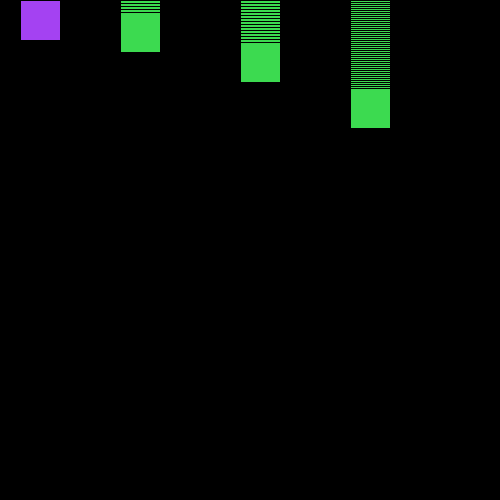
Frame 1 (no input)
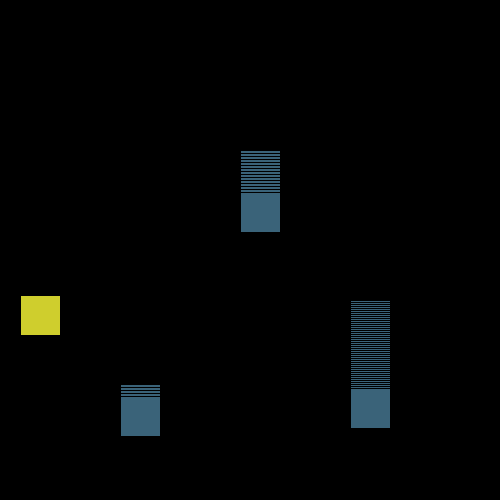
Frame 60 (the mouse pressed at the canvas centre just before this capture)
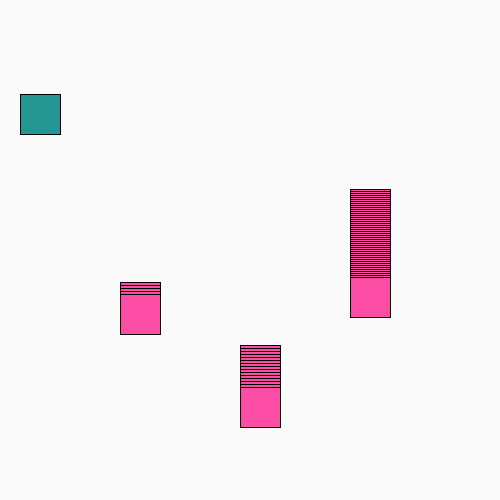
Frame 120 (the mouse held since frame 60 and released just before this capture)

The Processing sketch that drew these frames (run headless with seeded random() and noise(); from frame 60 on, the mouse is pressed at the canvas centre):

// Processing sketch: processing_176702
// ── processing_176702.pde

//mueve el raton para mas colores
int y=0;
int t=0;
int u=0;
int m=0;
void setup()
{  size(500,500);
  
   background(255);
}

void draw()
{
 
 background(mouseX,mouseY,mouseY,mouseX);
 fill(random(255),random(255),random(255));
 
 //primer cuadrado
   rect(20,y,40,40);
   fill(random(255),random(255),random(255));
   for(int i= 0; i<5;i++){
  y=y+1;
  if (y >500){
   y = 0 ;
  
}
//segundo cuadrado
rect(120,t,40,40);

  for(int q= 0; q<3;q++){
    t=t+1;
    if (t > 500){
      
      t=0;
    }
  //tercer cuadrado

  rect (240,u,40,40);
  for(int z=0;z<3;z++){
    u=u+1;
    if (u>500){
      u=0;
    }
     // cuarto cuadrado
     
     rect (350,m,40,40);
     for(int w=0;w<2;w++){
       m=m+1;
       if (m>500){
         m=0;
       }
}
}
}
}
}   
